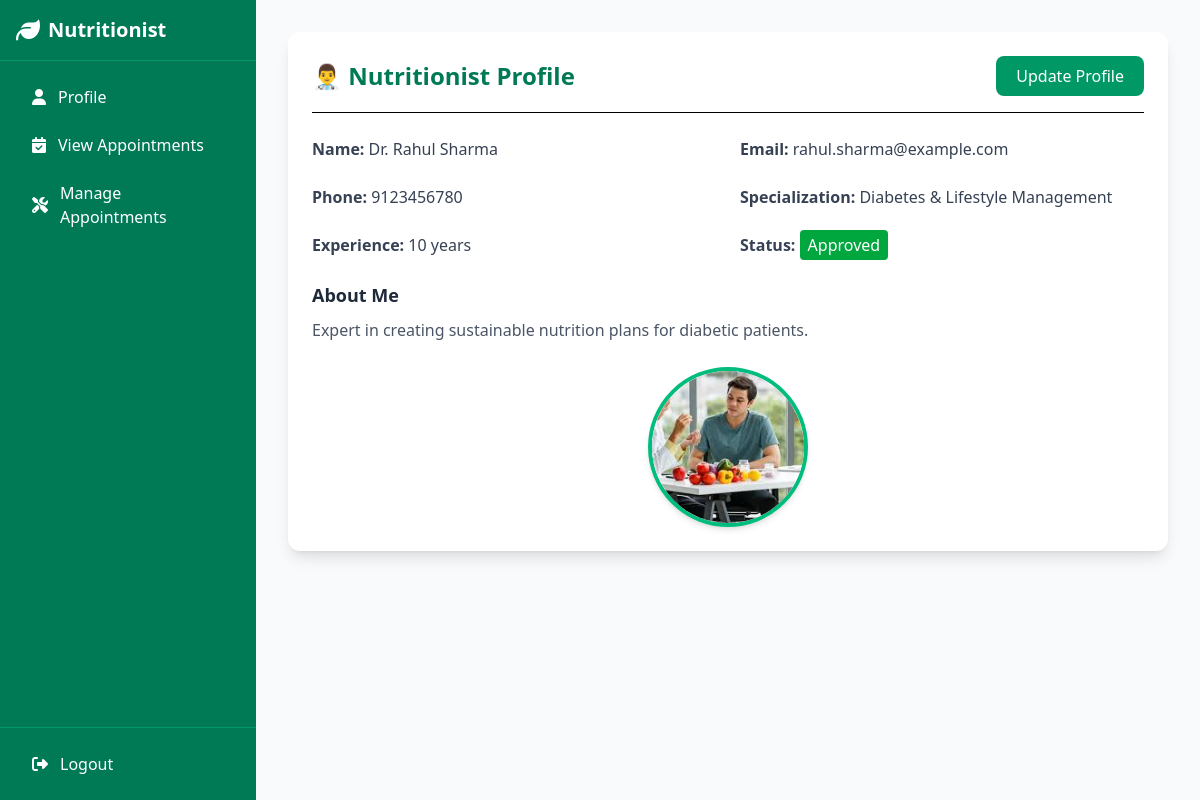
The app's page /nutrionist/index.php (signed in) with its own data.
### tables this page shows
CREATE TABLE `nutritionists` (
  `id` int NOT NULL,
  `name` varchar(100) NOT NULL,
  `email` varchar(100) NOT NULL,
  `password` varchar(255) NOT NULL,
  `phone` varchar(20) DEFAULT NULL,
  `specialization` varchar(100) DEFAULT NULL,
  `experience` int DEFAULT '0',
  `description` text,
  `image` varchar(255) DEFAULT NULL,
  `status` enum('pending','approved','rejected') DEFAULT 'pending',
  `created_at` timestamp NULL DEFAULT CURRENT_TIMESTAMP
);

### nutrionist/index.php (the view, shortened to what this page needs)
<?php
include(__DIR__ . '/../config/db_conn.php');
$nutritionist_id = $_SESSION['nutritionist_id'];
$sql = "SELECT * FROM nutritionists WHERE id = ?";
$stmt = $connection->prepare($sql);
$stmt->bind_param("i", $nutritionist_id);
$stmt->execute();
$result = $stmt->get_result();
$nutritionist = $result->fetch_assoc();
?>
<?php include 'components/head.php'; ?>
<?php include 'components/dashboard-nav.php'; ?>
<main class="flex-1 overflow-y-auto p-8 bg-gray-50">
  <section class="bg-white rounded-xl shadow-lg p-6">
    <div class="flex justify-between items-center mb-6 border-b pb-4">
      <h2 class="text-2xl font-bold text-emerald-700">👨‍⚕️ Nutritionist Profile</h2>
      <button onclick="toggleModal(true)"
        class="bg-emerald-600 text-white px-5 py-2 rounded-lg hover:bg-emerald-700 transition">
        Update Profile
      </button>
    </div>
    <div class="grid grid-cols-1 md:grid-cols-2 gap-6 text-gray-700">
      <p><strong>Name:</strong> <?= htmlspecialchars($nutritionist['name']); ?></p>
      <p><strong>Email:</strong> <?= htmlspecialchars($nutritionist['email']); ?></p>
      <p><strong>Phone:</strong> <?= htmlspecialchars($nutritionist['phone']); ?></p>
      <p><strong>Specialization:</strong> <?= htmlspecialchars($nutritionist['specialization']); ?></p>
      <p><strong>Experience:</strong> <?= htmlspecialchars($nutritionist['experience']); ?> years</p>
      <p><strong>Status:</strong>
        <span class="px-2 py-1 rounded text-white
          <?= $nutritionist['status']=='approved' ? 'bg-green-600' : ($nutritionist['status']=='pending' ? 'bg-yellow-500' : 'bg-red-600'); ?>">
          <?= ucfirst($nutritionist['status']); ?>
        </span>
      </p>
    </div>
    <?php if (!empty($nutritionist['description'])): ?>
      <div class="mt-6">
        <h3 class="text-lg font-semibold text-gray-800">About Me</h3>
        <p class="text-gray-600 mt-2 leading-relaxed"><?= nl2br(htmlspecialchars($nutritionist['description'])); ?></p>
      </div>
    <?php endif; ?>
    <?php if (!empty($nutritionist['image'])): ?>
      <div class="mt-6 flex justify-center">
        <img src="<?= htmlspecialchars($nutritionist['image']); ?>"
             alt="Profile Picture"
             class="w-40 h-40 object-cover rounded-full border-4 border-emerald-500 shadow-md">
      </div>
    <?php endif; ?>
  </section>
</main>

### records on screen
nutritionists: name "Dr. Rahul Sharma", email "rahul.sharma@example.com", phone "9123456780", specialization "Diabetes & Lifestyle Management", experience "10", status "Approved", description "Expert in creating sustainable nutrition plans for diabetic patients.", image (picture)
